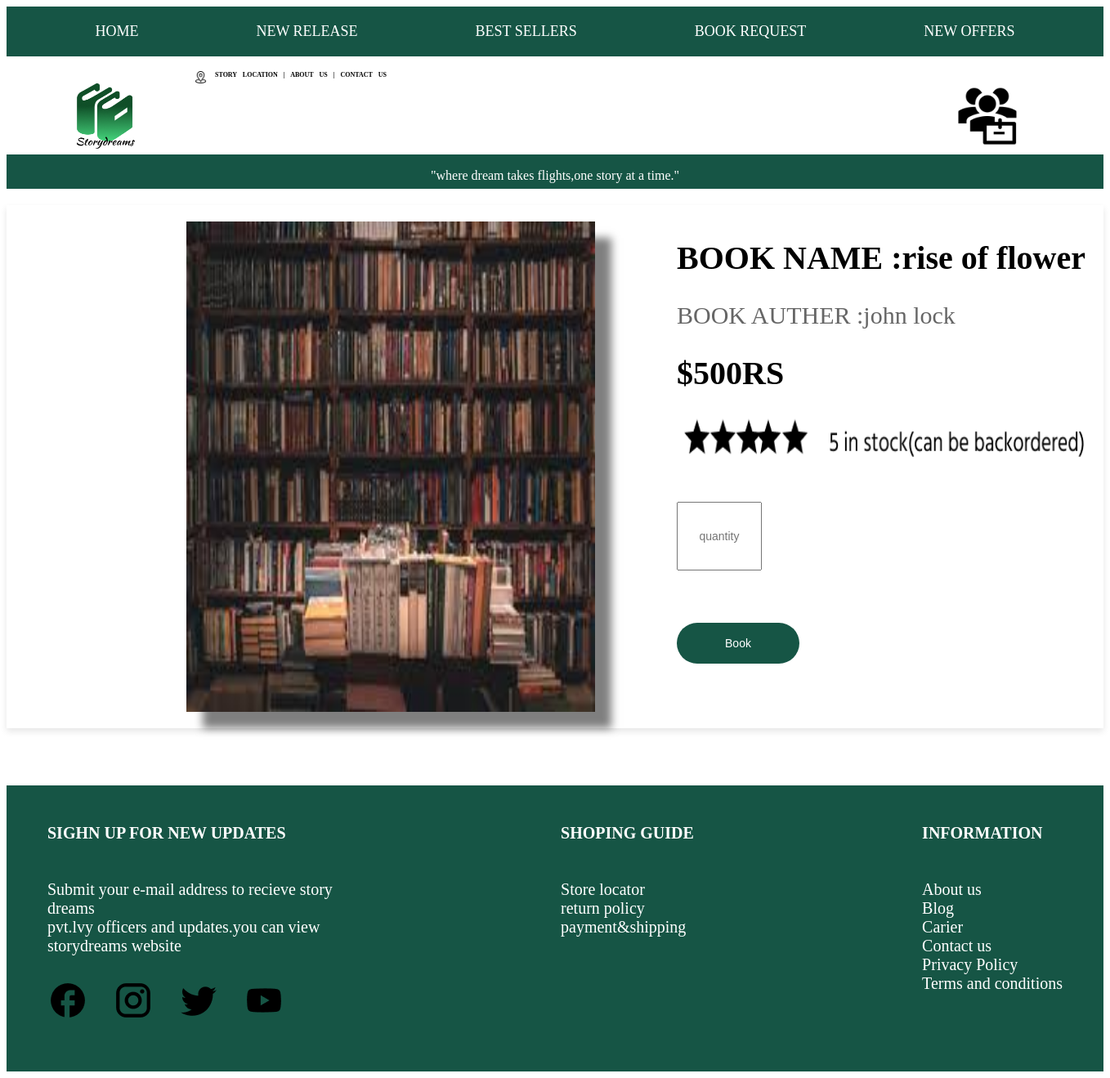
The app's page /book_accept/3 (signed in) with its own data.
### myapp/models.py (models this page shows, shortened)
class book(models.Model):
    name=models.CharField(max_length=100)
    quantity=models.IntegerField()
    category=models.ForeignKey(category,on_delete=models.CASCADE)
    publisher=models.CharField(max_length=100)
    published_date=models.DateField()
    price=models.IntegerField(null=True)
    auther=models.CharField(max_length=100,null=True)
    image=models.FileField()

### myapp/views.py (the view, shortened to what this page needs)
# urls.py: path('book_accept/<int:id>',views.book_accept,name='book_accept'),
def book_accept(request,id):
    data=book.objects.get(id=id)
    user_det = CustomUser.objects.get(id=request.user.id)
    return render(request,'book_accept.html',{'datas':data})

### templates/book_accept.html (shortened to what this page needs)
<!DOCTYPE html>
<html lang="en">
<head>
    {% load static %}
</head>
<body>
    <nav class="navbar">
        <ul class="navbar-list">
            <li><a href="#">HOME</a></li>
            <li><a href="#">NEW RELEASE</a></li>
            <li><a href="#">BEST SELLERS</a></li>
            <li><a href="#">BOOK REQUEST</a></li>
            <li><a href="#">NEW OFFERS</a></li>
        </ul>
    </nav>
    <div class="primary">
        <img style="height: 80px;width: 80px;" src="{% static 'image1/storydreamicon.png' %}" alt="storydreamicon">
        <div class="location">
            <img style="height: 15px;width: 15px;" src="{% static 'image1/location.png' %}" alt="location">
            <p style="font-size: 8px;word-spacing: 5px;">STORY LOCATION  |  ABOUT US  |  CONTACT US</p>
        </div>
        <img style="margin-left: 1000px;" src="{% static 'image1/loogin.png' %}" alt="loogin">
    </div>
    <div class="wheredream">
        <p style="text-align: center;">"where dream takes flights,one story at a time."</p>
    </div>
    <div class="container-fluid">
        <div class="row">
            <div class="col-md-3 col-sm-4">
                <div class="card">
                    <img style="margin-left: 200px;height: 600px;width: 500px;box-shadow: 20px 20px 10px rgba(0, 0, 0, .5);;" src="{{datas.image.url}}" alt="book image">
                    <div style="margin-left: 80px;"  class="card-details">
                        <h5 style="font-size: 40px;" class="card-title">BOOK NAME :{{datas.name}}</h5>
                        <p style="font-size: 30px;" class="card-text">BOOK AUTHER :{{datas.auther}}</p>
                        <h5 style="font-size: 40px;margin-top: 20px;">${{datas.price}}RS <br><img style="height: 70px;width: 500px;margin-top: 20px;" src="{% static 'image1/fivestars.png' %}" alt="fivestars"></h5>
                        <form action="{% url 'book_accept' id=datas.id %}" method="post">
                            <input style="height: 70px;width: 90px;text-align: center;margin-top: -80px;" type="text" name="quantity" placeholder="quantity"><br><br><br><br>
                            <input style="height: 50px;width: 150px;border-radius: 50px;" type="submit" value="Book">
                        </form>
                    </div>
                </div>
            </div>
        </div>
    </div>
    <div class="footer">
        <div class="footer1">
             <h6 style="font-size: 20px;">SIGHN UP FOR NEW UPDATES</h6>
             <P>Submit your e-mail address to recieve story <br>dreams <br>pvt.lvy officers and updates.you can view <br>storydreams website</P>
             <div class="footericons">
                <img src="{% static 'image1/facebook.png' %}" alt="facebook">
                <img src="{% static 'image1/instagram.png' %}" alt="instagram">
                <img src="{% static 'image1/twitter.png' %}" alt="twitter">
                <img src="{% static 'image1/youtube.png' %}" alt="youtube">
             </div>
        </div>
        <div class="footer2">
             <h6 style="font-size: 20px;">SHOPING GUIDE</h6>
             <p>Store locator <br>return policy <br>payment&shipping</p>
        </div>
        <div class="footer3">
             <h6 style="font-size: 20px;">INFORMATION</h6>
             <p>About us <br>Blog <br>Carier <br>Contact us <br>Privacy Policy <br>Terms and conditions</p>
        </div>
    </div>
</body>
</html>

### templates/book_accept.html (style rules this page uses)
.navbar { background-color: rgb(22, 85, 69); padding: 20px 0; height: auto; }
.navbar-list { list-style-type: none; margin: 0; padding: 0; text-align: center; }
.navbar-list a { color: white; text-decoration: none; font-size: 18px; padding: 8px 40px; transition: background-color 0.3s; }
.navbar-list li { display: inline; margin: 0 30px; }
.card { margin-top: 20px; box-shadow: 0px 4px 8px rgba(0, 0, 0, 0.1); display: flex; align-items: center; padding: 20px; }
.card img { width: 250px; height: auto; margin-right: 20px; }
.card-details { flex: 1; margin-top: -100px; }
.card-title { font-size: 20px; font-weight: bold; margin-bottom: 1%; }
.card-text { font-size: 16px; color: #666; margin-top: 30px; }
.card form { margin-top: 10px; margin-bottom: 1%; }
.card input[type="text"] { padding: 5px; font-size: 14px; width: 100px; }
.card input[type="submit"] { background-color: rgb(22, 85, 69); color: white; border: none; padding: 8px 16px; cursor: pointer; font-size: 14px; margin-top: 10px; }
.primary { background-color: white; height: 100px; width: 100%; padding: 20px 0; display: flex; justify-content: flex-start; align-items: center; position: relative; padding-bottom: 0; }
.primary img { height: 80px; width: 80px; margin-left: 80px; margin-top: 5px; }
.location { display: flex; align-items: center; gap: 10px; position: absolute; top: 0; left: 80px; margin-left: 70px; margin-top: 10px; font-weight: bold; }
.wheredream { margin-top: 0; background-color: rgb(22, 85, 69); height: 40px; color: white; padding: 1px; }
.footer { height: 350px; width: 100%; margin-top: 70px; display: flex; justify-content: space-between; background-color: rgb(22, 85, 69); color: white; }
.footericons { display: flex; gap:30px; margin-top: 30px; }
.footer1 { font-size: 20px; margin-left: 50px; }
.footer2 { font-size: 20px; }
.footer3 { font-size: 20px; margin-right: 50px; }

### records on screen
book: image (picture), name "rise of flower", auther "john lock", price "500"
